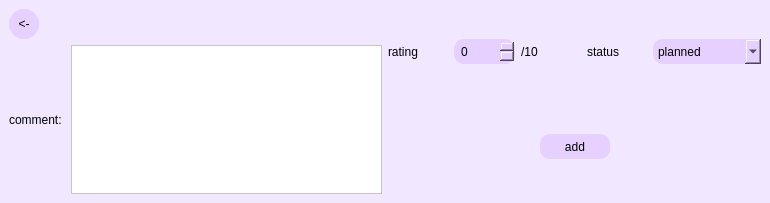
<?xml version="1.0" encoding="UTF-8"?>
<ui version="4.0">
 <class>MainWindow</class>
 <widget class="QMainWindow" name="MainWindow">
  <property name="geometry">
   <rect>
    <x>0</x>
    <y>0</y>
    <width>770</width>
    <height>203</height>
   </rect>
  </property>
  <property name="windowTitle">
   <string>add title</string>
  </property>
  <property name="styleSheet">
   <string notr="true">background-color: rgb(241, 231, 255);</string>
  </property>
  <widget class="QWidget" name="centralwidget">
   <layout class="QGridLayout" name="gridLayout_3">
    <item row="0" column="0">
     <layout class="QGridLayout" name="gridLayout_2">
      <item row="0" column="0">
       <layout class="QVBoxLayout" name="verticalLayout_2">
        <item>
         <layout class="QHBoxLayout" name="horizontalLayout_3">
          <item>
           <widget class="QPushButton" name="back">
            <property name="styleSheet">
             <string notr="true">QPushButton{
	background-color: rgb(230, 208, 255);
	border-radius: 15px;
	padding: 5px;
    width: 20px;
    height: 20px;
}
QPushButton:hover{
	background-color: rgb(157, 0, 255);
}</string>
            </property>
            <property name="text">
             <string>&lt;-</string>
            </property>
           </widget>
          </item>
          <item>
           <spacer name="horizontalSpacer_3">
            <property name="orientation">
             <enum>Qt::Horizontal</enum>
            </property>
            <property name="sizeHint" stdset="0">
             <size>
              <width>40</width>
              <height>20</height>
             </size>
            </property>
           </spacer>
          </item>
         </layout>
        </item>
        <item>
         <spacer name="verticalSpacer_3">
          <property name="orientation">
           <enum>Qt::Vertical</enum>
          </property>
          <property name="sizeHint" stdset="0">
           <size>
            <width>20</width>
            <height>40</height>
           </size>
          </property>
         </spacer>
        </item>
        <item>
         <layout class="QHBoxLayout" name="horizontalLayout_4">
          <item>
           <widget class="QLabel" name="label_4">
            <property name="text">
             <string>comment: </string>
            </property>
           </widget>
          </item>
          <item>
           <widget class="QPlainTextEdit" name="otzyv">
            <property name="styleSheet">
             <string notr="true">background-color: rgb(255, 255, 255);</string>
            </property>
           </widget>
          </item>
         </layout>
        </item>
       </layout>
      </item>
      <item row="0" column="1">
       <layout class="QVBoxLayout" name="verticalLayout_3">
        <item>
         <spacer name="verticalSpacer_5">
          <property name="orientation">
           <enum>Qt::Vertical</enum>
          </property>
          <property name="sizeHint" stdset="0">
           <size>
            <width>20</width>
            <height>40</height>
           </size>
          </property>
         </spacer>
        </item>
        <item>
         <layout class="QHBoxLayout" name="horizontalLayout">
          <item>
           <widget class="QLabel" name="label">
            <property name="text">
             <string>rating</string>
            </property>
           </widget>
          </item>
          <item>
           <widget class="QSpinBox" name="ocenka">
            <property name="styleSheet">
             <string notr="true">QSpinBox{
	background-color: rgb(230, 208, 255);
	border-radius: 10px;
	padding: 5px;
    width: 20px;
    height: 15px;
}
QSpinBox:hover{
	background-color: rgb(157, 0, 255);
}</string>
            </property>
           </widget>
          </item>
          <item>
           <widget class="QLabel" name="label_2">
            <property name="text">
             <string>/10          </string>
            </property>
           </widget>
          </item>
          <item>
           <widget class="QLabel" name="label_5">
            <property name="text">
             <string>status</string>
            </property>
           </widget>
          </item>
          <item>
           <widget class="QComboBox" name="statusbox">
            <property name="styleSheet">
             <string notr="true">QComboBox{
	background-color: rgb(230, 208, 255);
	border-radius: 10px;
	padding: 5px;
    width: 80px;
    height: 15px;
}
QComboBox:hover{
	background-color: rgb(157, 0, 255);
}</string>
            </property>
            <property name="sizeAdjustPolicy">
             <enum>QComboBox::AdjustToContents</enum>
            </property>
            <item>
             <property name="text">
              <string>planned</string>
             </property>
            </item>
            <item>
             <property name="text">
              <string>progress</string>
             </property>
            </item>
            <item>
             <property name="text">
              <string>finished</string>
             </property>
            </item>
           </widget>
          </item>
         </layout>
        </item>
        <item>
         <spacer name="verticalSpacer_4">
          <property name="orientation">
           <enum>Qt::Vertical</enum>
          </property>
          <property name="sizeHint" stdset="0">
           <size>
            <width>20</width>
            <height>40</height>
           </size>
          </property>
         </spacer>
        </item>
        <item>
         <layout class="QVBoxLayout" name="verticalLayout">
          <item>
           <spacer name="verticalSpacer">
            <property name="orientation">
             <enum>Qt::Vertical</enum>
            </property>
            <property name="sizeHint" stdset="0">
             <size>
              <width>20</width>
              <height>40</height>
             </size>
            </property>
           </spacer>
          </item>
          <item>
           <layout class="QHBoxLayout" name="horizontalLayout_2">
            <item>
             <spacer name="horizontalSpacer">
              <property name="orientation">
               <enum>Qt::Horizontal</enum>
              </property>
              <property name="sizeHint" stdset="0">
               <size>
                <width>40</width>
                <height>20</height>
               </size>
              </property>
             </spacer>
            </item>
            <item>
             <widget class="QPushButton" name="btnadd">
              <property name="styleSheet">
               <string notr="true">QPushButton{
	background-color: rgb(230, 208, 255);
	border-radius: 10px;
	padding: 5px;
    width: 60px;
    height: 15px;
}
QPushButton:hover{
	background-color: rgb(157, 0, 255);
}</string>
              </property>
              <property name="text">
               <string>add</string>
              </property>
             </widget>
            </item>
            <item>
             <spacer name="horizontalSpacer_2">
              <property name="orientation">
               <enum>Qt::Horizontal</enum>
              </property>
              <property name="sizeHint" stdset="0">
               <size>
                <width>40</width>
                <height>20</height>
               </size>
              </property>
             </spacer>
            </item>
           </layout>
          </item>
          <item>
           <spacer name="verticalSpacer_2">
            <property name="orientation">
             <enum>Qt::Vertical</enum>
            </property>
            <property name="sizeHint" stdset="0">
             <size>
              <width>20</width>
              <height>40</height>
             </size>
            </property>
           </spacer>
          </item>
         </layout>
        </item>
       </layout>
      </item>
     </layout>
    </item>
   </layout>
  </widget>
 </widget>
 <resources/>
 <connections/>
</ui>
